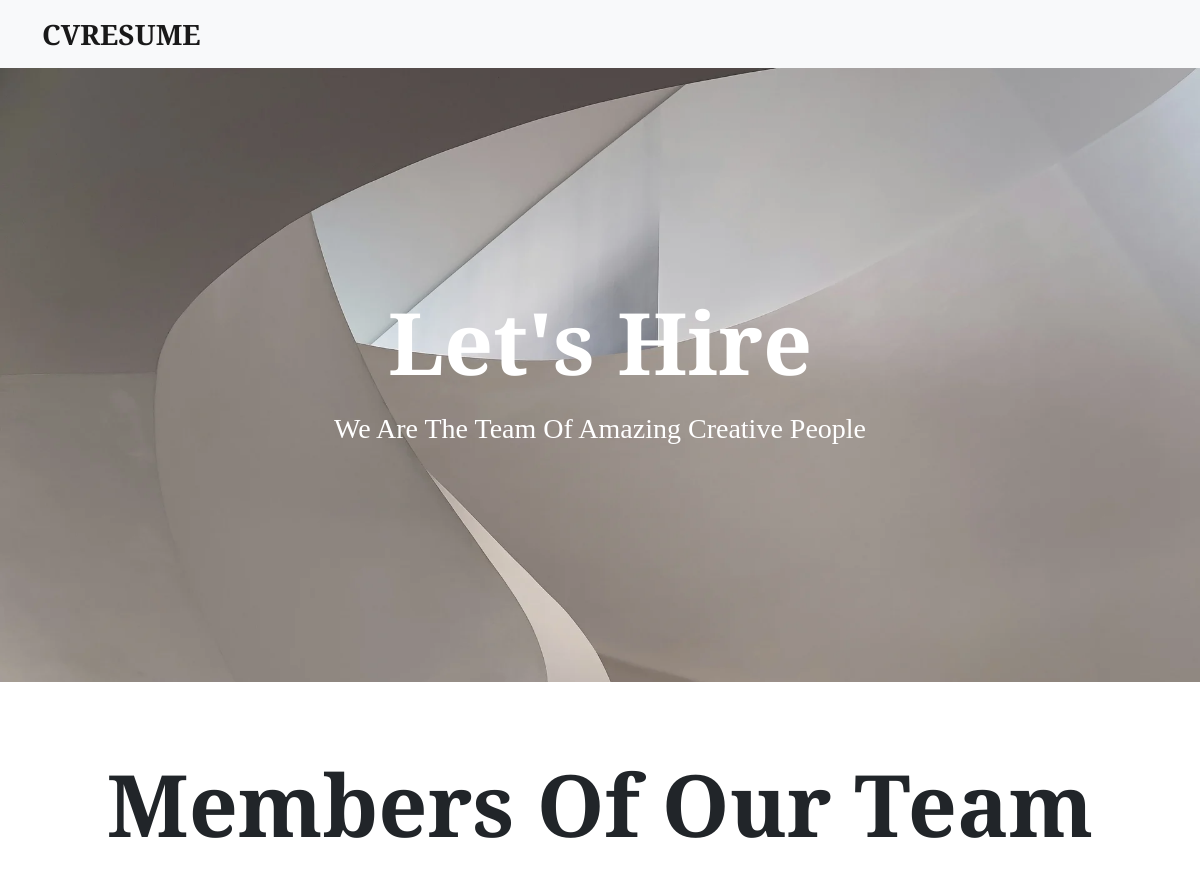
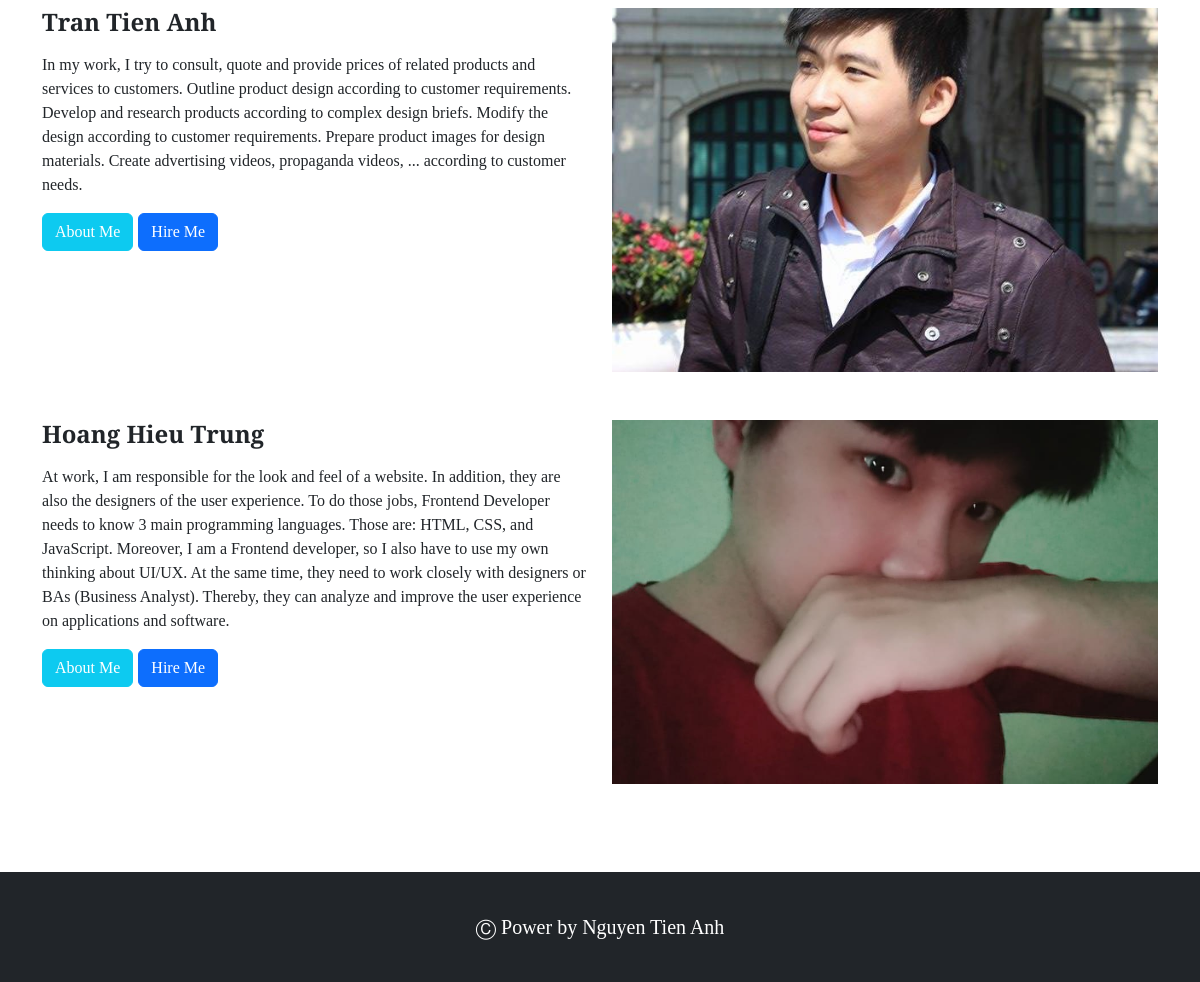
The page / on the database its author committed (2 pictures, top to bottom).
### tables this page shows
CREATE TABLE `member` (
  `id` int(11) NOT NULL,
  `username` varchar(50) NOT NULL,
  `password` varchar(100) NOT NULL,
  `full_name` varchar(100) NOT NULL,
  `description` mediumtext NOT NULL,
  `image` varchar(255) NOT NULL
);

### Controllers/BaseController.php (called while the page is built, shortened)
<?php
class BaseController {
    protected function view($view_path, $data = []) {
        $view_path = self::VIEW_FOLDER_NAME. '/' . str_replace('.', '/', $view_path) . '.php';
        require($view_path);
    }
}

### Controllers/HomeController.php (called while the page is built, shortened)
<?php
class HomeController extends BaseController {
    private $homeModel;
    public function __construct() {
        $this->homeModel = new HomeModel;
    }
    public function index() {
        $members = $this->homeModel->getMembers("member");
        $this->view('frontend.homes.index', [
            'member' => $members
        ]);
    }
}

### Models/BaseModel.php (called while the page is built, shortened)
<?php
class BaseModel extends Database {
    protected $conn;
    public function __construct() {
        $this->conn = $this->connect();
    }
    private function query($sql) {
        return mysqli_query($this->conn, $sql);
    }
    public function all($table, $select = ['*']) {
        $columns = implode(",", $select);
        $sql = "SELECT ${columns} FROM ${table}";
        $query = $this->query($sql);
        $data = [];
        while ($row = mysqli_fetch_assoc($query)) {
			array_push($data, $row);
		}
		return $data;
    }
}

### Core/Database.php (called while the page is built, shortened)
<?php
class Database {
	public function connect() {
		$connect = mysqli_connect(self::HOST, self::USERNAME, self::PASSWORD, self::DB_NAME);
		mysqli_set_charset($connect, "utf8");
		if(mysqli_connect_errno() == 0) {
			return $connect;
		}
		return false;
	}
}

### Models/HomeModel.php (called while the page is built)
<?php
class HomeModel extends BaseModel {
    public function getMembers($table) {
        return $this->all($table);
    }
}

### Views/frontend/homes/index.php (the view)
<section class="hero py-0">
    <div class="hero-content text-white">
        <h3 class="hero-heading text-center text-capitalize">let's hire</h3>
        <p class="fs-3 text-capitalize">We are the Team of Amazing Creative People</p>
    </div>
</section>
<section class="team">
    <div class="team-container container">
        <h3 class="hero-heading text-center text-capitalize">members of our team</h3>
        <?php
        foreach($member as $key => $value) {
        ?>
        <div class="member row py-4">
            <div class="member-info col-md-6">
                <h6 class="fs-4 fw-semibold text-capitalize mb-3"><?= $value["full_name"] ?></h6>
                <p class="fs-6"><?= $value["description"] ?></p>
                <a href="./index.php?controller=about&id=<?= $value["id"] ?>" class="btn btn-info text-white text-capitalize">
                    about me
                </a>
                <a href="./index.php?controller=contact&id=<?= $value["id"] ?>" class="btn btn-primary text-capitalize">
                    hire me
                </a>
            </div>
            <div class="member-img col-md-6">
                <img src="<?= $value["image"] ?>" alt="" />
            </div>
        </div>
        <?php
        }
        ?>
    </div>
</section>

### assets/css/styles.css (style rules this page uses)
body { font-family: "Baskervville", serif !important; font-size: 1.25rem; }
section { padding-block: 3.75rem; }
@media only screen and (min-width: 64em) { section { padding-block: 4rem; } }
.hero-content { display: grid; place-items: center; padding: 3.75rem 1rem; background: url("../img/hero-bg.webp") no-repeat; background-size: cover; }
.hero-heading { font-size: 2.75rem; line-height: 1.35; font-weight: 700; }
@media only screen and (min-width: 64em) { .hero-content { padding-inline: 0; padding-block: 13.5rem; } }
@media only screen and (min-width: 64em) { .hero-heading { font-size: 5.375rem; } }
.member-img img { width: 100%; aspect-ratio: 3/2; object-fit: cover; }

### rows shown on the page
member: full_name "Tran Tien Anh", description "In my work, I try to consult, quote and provide prices of related products and services to customers. Outline product design according to customer requirements. Develop and research products according to complex design briefs. Modify the design according to customer requirements. Prepare product images for design materials. Create advertising videos, propaganda videos, ... according to customer needs.", image (picture)
member: full_name "Hoang Hieu Trung", description "At work, I am responsible for the look and feel of a website. In addition, they are also the designers of the user experience. To do those jobs, Frontend Developer needs to know 3 main programming languages. Those are: HTML, CSS, and JavaScript. Moreover, I am a Frontend developer, so I also have to use my own thinking about UI/UX. At the same time, they need to work closely with designers or BAs (Business Analyst). Thereby, they can analyze and improve the user experience on applications and software.", image (picture)
